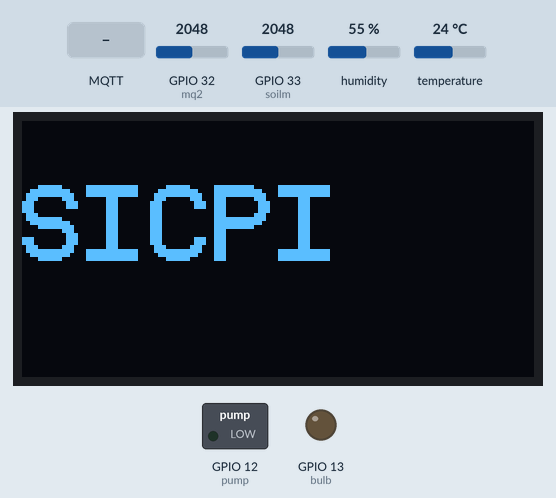
Bench run of a sketch on a simulated ESP32. Shown: 128×64 one-colour display, switched loads named in the sketch (green lamp = pin HIGH), output pins drawn as LEDs (lit = HIGH). Inputs (shaded band) come from the test bench; at power-on: GPIO 32 (mq2) = 2048, GPIO 33 (soilm) = 2048, humidity 55 %, temperature 24 °C. The OLED is the two-colour kind (top 16 rows yellow); WiFi joins after 1.5 s; servers stay silent unless stated; no MQTT or app messages arrive unless stated; what the sketch prints to the serial monitor is not drawn.

Above: at 0.1 s.
At 3.7 s:
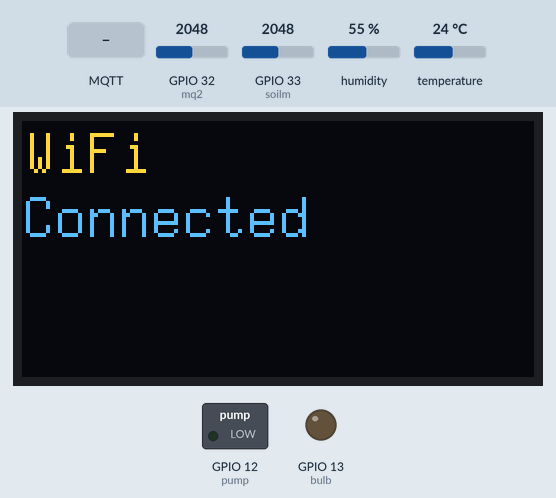
At 12.3 s:
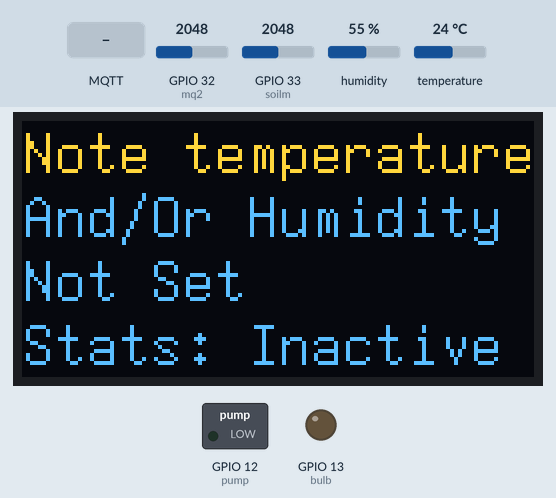
12.4 s: MQTT message "set" arrives on the first subscribed topic
15.3 s: MQTT message "stop" arrives on the first subscribed topic
Timing chart, 0 to 18.3 s (numbered marks = the images above; inputs shaded):
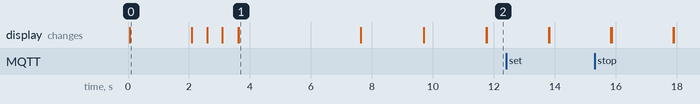

The sketch:

SICPI.ino
```cpp
#include "DHTStable.h"
#include <Wire.h>
#include <WiFi.h>
#include <PubSubClient.h>
#include <Arduino.h>
#include <U8x8lib.h>

#define DHT11_PIN 27
#define mq2 32
#define soilm 33
#define bulb 13
#define pump 12

DHTStable DHT;
WiFiClient wifiClient;
PubSubClient mqttClient(wifiClient);

TaskHandle_t task1;
TaskHandle_t task2;
TaskHandle_t task3;

U8X8_SSD1306_128X64_NONAME_SW_I2C u8x8(22, 21, U8X8_PIN_NONE);

const char *ssid = "Dropkick";
const char *pswd = "avijitdasxp";
char *mqttServer = "saas.theakiro.com";
int mqttPort = 1883;

int state = 0;
double temp = 0.0, humid = 0.0, soilraw = 0.0, mqraw = 0.0, setTemp = 0.0, setHumid = 0.0, setMoist = 0.0;
String t = "", rcv = "";
boolean seamaphore1 = true, seamaphore2 = false, isConnectedWiFi = false, stats = false;
char buf[150];
long ls = 0, setEpoch = 10;


void setup()
{

  initSICPI();

  xTaskCreatePinnedToCore(readSensors, "Task1", 10000, NULL, 1, &task1, 0);
  xTaskCreatePinnedToCore(handleMQTT, "Task2", 10000, NULL, 2, &task2, 1);
  xTaskCreatePinnedToCore(driveOLED, "Task3", 10000, NULL, 3, &task3, 1);
}

void loop()
{

}

void initSICPI()
{
  Serial.begin(115200);
  pinMode(bulb, OUTPUT);
  pinMode(pump, OUTPUT);

  u8x8.begin();
  u8x8.setPowerSave(0);
  u8x8.setFont(u8x8_font_profont29_2x3_f);
  u8x8.clear();

  u8x8.drawString(0, 2, "SICPI");
  delay(2000);
  u8x8.clear();
  u8x8.setFont(u8x8_font_7x14_1x2_f);
  connectToWiFi();
  delay(2000);
  setupMQTT();
  delay(2000);
  if (!mqttClient.connected())
    connectMQTT();
  mqttClient.subscribe("Room");
}


void connectToWiFi()
{
  Serial.print("Connecting to ");
  u8x8.drawString(0, 0, "Connecting WiFi");
  int i = 0;
  WiFi.begin(ssid, pswd);
  Serial.println(ssid);
  while (WiFi.status() != WL_CONNECTED)
  {
    Serial.print(".");
    u8x8.drawString(i++, 2, ".");
    delay(500);
  }
  u8x8.clear();
  u8x8.drawString(0, 0, "WiFi");
  u8x8.drawString(0, 2, "Connected");
  Serial.println("Connected to WiFi.");
  state = 1;
}

void setupMQTT()
{
  mqttClient.setServer(mqttServer, mqttPort);
  mqttClient.setCallback(callback);

}

void connectMQTT()
{
  Serial.println("Connecting to Akiro...");
  u8x8.drawString(0, 0, "Connecting to ");
  u8x8.drawString(0, 2, "Akiro         ");

  while (!mqttClient.connected())
  {
    String clientId = "sicpi";
    if (mqttClient.connect(clientId.c_str(), "qWdhxyJzxnZY:@sicpi", "sicpi123" ))
      Serial.println("Connected to Akiro.");
  }
  delay(2000);
  u8x8.drawString(0, 0, "Connected to ");
  u8x8.drawString(0, 2, "Akiro       ");
}

void callback(char* topic, byte* payload, unsigned int length)
{
  rcv = "";

  for (int i = 0; i < length; i++)
    rcv = rcv + (char)payload[i];

  rcv.toLowerCase();

  handleAct();


}

void handleMQTT(void *pv2)
{
  for (;;)
  {
    if ((millis() - ls > setEpoch * 1000) && seamaphore1)
    {
      if (setTemp > 0 && setMoist > 0)
      {
        t = "Temperature : " + String(temp) + "\tHumidity : " + String(humid) + "\tMoisture : " + String(soilraw) + "\tC02 content : " + String(mqraw) + ", Stats: Active";
        seamaphore2 = true;
      }


      else
      {
        if (setTemp == 0.0 && setMoist == 0.0)
          t = "Temperature : " + String(temp) + "\tHumidity : " + String(humid) + "\tMoisture : " + String(soilraw) + "\tC02 content : " + String(mqraw) + "\tNote: Temperature and Moisture Not Set, Stats: Inactive";
        else if (setTemp == 0.0)
          t = "Temperature : " + String(temp) + "\tHumidity : " + String(humid) + "\tMoisture : " + String(soilraw) + "\tC02 content : " + String(mqraw) + "\tNote: Temperature Not Set, Stats: Inactive";
        else if (setMoist == 0.0)
          t = "Temperature : " + String(temp) + "\tHumidity : " + String(humid) + "\tMoisture : " + String(soilraw) + "\tC02 content : " + String(mqraw) + "\tNote: Moisture Not Set, Stats: Inactive";
      }

      t.toCharArray(buf, t.length() + 1);
      mqttClient.publish("sicpi", buf);
      ls = millis();
    }
    if (!mqttClient.connected())
      connectMQTT();
    mqttClient.loop();
  }
}


void handleAct()
{
  rcv.toLowerCase();

  if (rcv.startsWith("set"))
  {
    if (rcv.charAt(4) == 't')
    {
      t = rcv.substring(rcv.indexOf('=') + 2);
      setTemp = t.toFloat();
      t = "Setting Temperature to : " + t;
      t.toCharArray(buf, 35);
      mqttClient.publish("sicpi", buf);
    }

    else if (rcv.charAt(4) == 'm')
    {
      t = rcv.substring(rcv.indexOf('=') + 2);
      setMoist = t.toFloat();
      t = "Setting Moisture to : " + t;
      t.toCharArray(buf, 35);
      mqttClient.publish("sicpi", buf);
    }

    else if (rcv.charAt(4) == 'e')
    {
      t = rcv.substring(rcv.indexOf('=') + 2);
      setEpoch = t.toFloat();
      t = "Setting Epoch to : " + t;
      t.toCharArray(buf, 35);
      mqttClient.publish("sicpi", buf);
    }

    else
    {
      t = "Wrong Syntax";
      t.toCharArray(buf, 35);
      mqttClient.publish("sicpi", buf);
    }
  }

  else if (rcv.startsWith("stop"))
  {
    t = "Publishing Stopped";
    t.toCharArray(buf, 35);
    mqttClient.publish("sicpi", buf);
    seamaphore1 = false;
  }

  else if (rcv.startsWith("start"))
  {
    seamaphore1 = true;
    t = "Publishing Started";
    t.toCharArray(buf, 35);
    mqttClient.publish("sicpi", buf);
  }

  else
  {
    t = "Wrong Syntax";
    t.toCharArray(buf, 35);
    mqttClient.publish("sicpi", buf);
  }


  Serial.println(rcv);
  Serial.print(setHumid);
  Serial.print(" ");
  Serial.print(setTemp);
  Serial.print(" ");
  Serial.println(setMoist);

}


void printSensors()
{
  Serial.print(humid);
  Serial.print(" ");
  Serial.print(temp);
  Serial.print(" ");
  Serial.print(mqraw);
  Serial.print(" ");
  Serial.println(soilraw);
}

void readSensors(void *pv)
{
  for (;;)
  {
    if (!DHT.read11(DHT11_PIN))
    {
      temp = DHT.getTemperature();
      humid = DHT.getHumidity();
    }

    mqraw = analogRead(mq2);
    soilraw = analogRead(soilm);
    printSensors();

    driveRelay();
    delay(500);

  }
}

void driveRelay()
{
  if (((setTemp - temp) > 2) && seamaphore2)
    digitalWrite(bulb, HIGH);
  else if (((temp - setTemp) > 2) && seamaphore2)
    digitalWrite(bulb, LOW);

  if (((soilraw - setMoist) > 100) && seamaphore2)
    digitalWrite(pump, HIGH);
  else if (((setMoist - soilraw) > 100) && seamaphore2)
    digitalWrite(pump, LOW);
}

void driveOLED(void *pv)
{
  String z1 = "", z2 = "", z3 = "", z4 = "";
  char p1[20], p2[20], p3[20], p4[20];
  for (;;)
  {
    delay(2000);

    if (!seamaphore2)
    {
      u8x8.clear();
      z1 = "Note temperature";
      z2 = "And/Or Humidity";
      z3 = "Not Set";
      z4 = "Stats: Inactive";
    }
    else
    {
      z1 = "Temp: " + String(temp);
      z2 = "Moist: " + String(soilraw);
      z3 = "AQ Index: " + String(mqraw);
      z4 = "Humidity: " + String(humid);
    }
    z1.toCharArray(p1, z1.length() + 1);
    z2.toCharArray(p2, z2.length() + 1);
    z3.toCharArray(p3, z3.length() + 1);
    z4.toCharArray(p4, z4.length() + 1);

    u8x8.drawString(0, 0, p1);
    u8x8.drawString(0, 2, p2);
    u8x8.drawString(0, 4, p3);
    u8x8.drawString(0, 6, p4);

  }
}
```

Measured:
- what the display in image 0 shows lasts 2.0 s, from 0.1 s to 2.1 s
- what the display in image 1 shows lasts 4.0 s, from 3.6 s to 7.6 s
